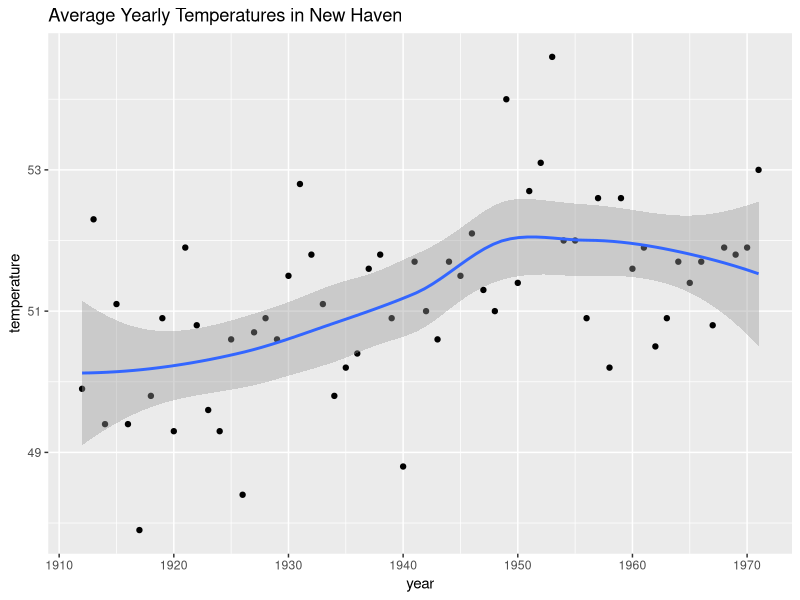
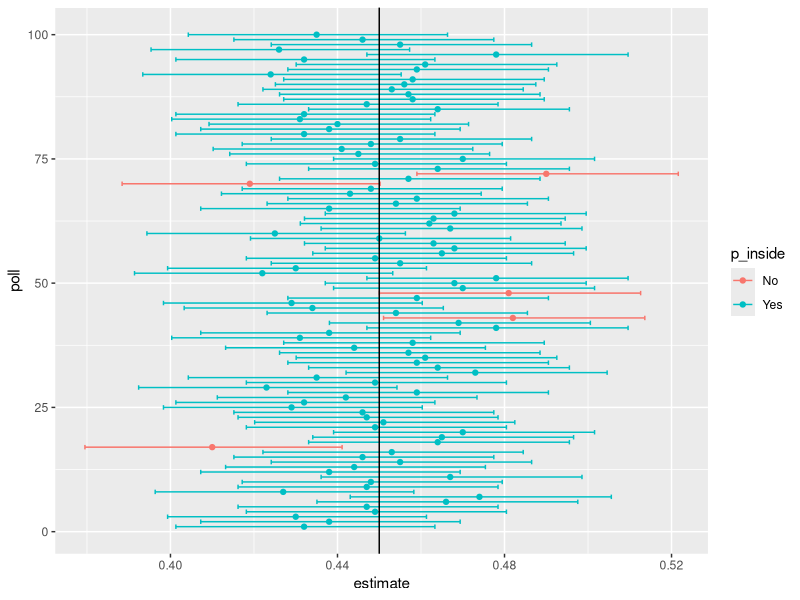

The R source for these figures, in order:
## ---- chunk 1
library(tidyverse)
data.frame(year = as.numeric(time(nhtemp)), temperature=as.numeric(nhtemp)) |>
  ggplot(aes(year, temperature)) + 
  geom_point() + 
  geom_smooth() + 
  ggtitle("Average Yearly Temperatures in New Haven")
## ---- chunk 2
p <- 0.45
N <- 1000
## ---- chunk 3
x <- sample(c(0, 1), size = N, replace = TRUE, prob = c(1-p, p))
x_hat <- mean(x)
se_hat <- sqrt(x_hat * (1 - x_hat) / N)
c(x_hat - 1.96 * se_hat, x_hat + 1.96 * se_hat)
## ---- chunk 4
x <- sample(c(0,1), size=N, replace=TRUE, prob=c(1-p, p))
x_hat <- mean(x)
se_hat <- sqrt(x_hat * (1 - x_hat) / N)
c(x_hat - 1.96 * se_hat, x_hat + 1.96 * se_hat)
## ---- chunk 5
pnorm(1.96) - pnorm(-1.96)
## ---- chunk 6
z <- qnorm(0.995)
z
## ---- chunk 7
pnorm(z) - pnorm(-z)
## ---- chunk 8
qnorm(0.975)
## ---- chunk 9
set.seed(1)
## ---- chunk 10
N <- 1000
B <- 10000
inside <- replicate(B, {
  x <- sample(c(0,1), size = N, replace = TRUE, prob = c(1-p, p))
  x_hat <- mean(x)
  se_hat <- sqrt(x_hat * (1 - x_hat) / N)
  between(p, x_hat - 1.96 * se_hat, x_hat + 1.96 * se_hat)
})
mean(inside)
## ---- chunk 11
set.seed(1)
tab <- replicate(100, {
  x <- sample(c(0,1), size = N, replace = TRUE, prob = c(1-p, p))
  x_hat <- mean(x)
  se_hat <- sqrt(x_hat * (1 - x_hat) / N)
  hit <- between(p, x_hat - 1.96 * se_hat, x_hat + 1.96 * se_hat)
  c(x_hat, x_hat - 1.96 * se_hat, x_hat + 2 * se_hat, hit)
})

tab <- data.frame(poll=1:ncol(tab), t(tab))
names(tab)<-c("poll", "estimate", "low", "high", "hit")
tab <- mutate(tab, p_inside = ifelse(hit, "Yes", "No") )
ggplot(tab, aes(poll, estimate, ymin=low, ymax=high, col = p_inside)) + 
  geom_point()+
  geom_errorbar() + 
  coord_flip() + 
  geom_hline(yintercept = p)
## ---- chunk 12
library(dslabs)
## ---- chunk 13
library(tidyverse)
polls <- polls_us_election_2016 |> 
  filter(enddate >= "2016-10-31" & state == "U.S.") 
## ---- chunk 14
polls <- polls_us_election_2016 |> 
  filter(enddate >= "2016-10-31" & state == "U.S.")  |>
  mutate(mu_hat = rawpoll_clinton / 100 - rawpoll_trump / 100)
